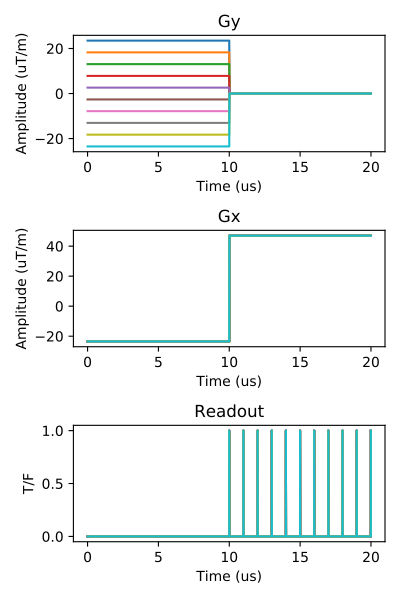

The script that drew this image:
from pygeneratesequence import generate_kspace_pulses
import matplotlib.pyplot as plt
import numpy as np

num_fe_samples = 10
num_pe_samples = 10
kx_max = 1e-2 # 1 cm^{-1}
ky_max = 1e-2 # 1 cm^{-1}
kmove_time = 10e-6 # 10 us
adc_rate = 1e6 # 1 MHz
gyromagnetic_ratio = 2.675e8 #(s*T)^{-1}
delta_t = 10e-9 # 10 ns time step
readout_pulses = generate_kspace_pulses(num_fe_samples,num_pe_samples,kx_max,ky_max,kmove_time,adc_rate,gyromagnetic_ratio,delta_t)

t_pulse = delta_t*np.arange(readout_pulses[0].length)
num_pulses = len(readout_pulses)
plt.figure(figsize=(4,6))
for pulse_no in range(num_pulses):
    pulse = readout_pulses[pulse_no]
    plt.subplot(311)
    plt.plot(t_pulse*1e6,pulse.Gy*1e6)
    plt.xlabel('Time (us)')
    plt.ylabel('Amplitude (uT/m)')
    plt.title('Gy')
    plt.subplot(312)
    plt.plot(t_pulse*1e6,pulse.Gx*1e6)
    plt.xlabel('Time (us)')
    plt.ylabel('Amplitude (uT/m)')
    plt.title('Gx')
    plt.subplot(313)
    plt.plot(t_pulse*1e6,pulse.readout)
    plt.xlabel('Time (us)')
    plt.ylabel('T/F')
    plt.title('Readout')
plt.tight_layout()
plt.show()
